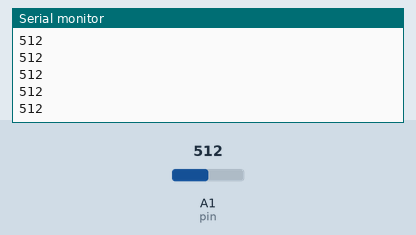
This sketch was run on a simulated Arduino Uno, built with avr-gcc and run on an emulated ATmega328P. Parts: the last lines printed to the serial monitor. The inputs (shaded band) are chosen by the test bench; at power-on: A1 (pin) = 512.

Above: at 1.2 s.
1.3 s: A1 (pin) set to 716
At 1.9 s:
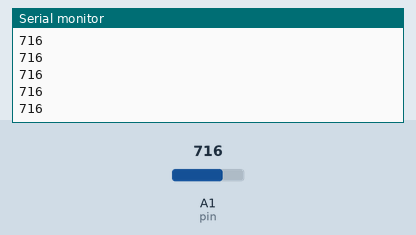
2.8 s: A1 (pin) set to 900
At 3.3 s:
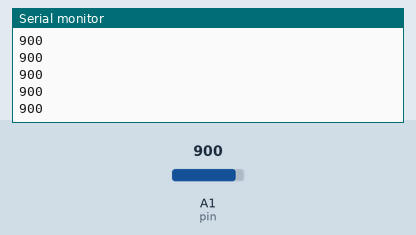
Timing chart, 0 to 5.8 s (numbered marks = the images above; inputs shaded):
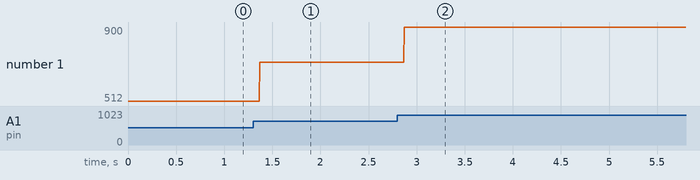

Measured:
- after the input at 1.3 s, the serial monitor: prints a new line after 0.07 s (image 1)
- after the input at 2.8 s, the serial monitor: prints a new line after 0.07 s (image 2)
- plotted number 1: 512 → 716 after the input at 1.3 s, 716 → 900 after the input at 2.8 s

The sketch:

IR.ino
```cpp
int pin = A1;
void setup(){
   pinMode(pin, INPUT);
   Serial.begin(9600);
}

void loop(){
  Serial.println(analogRead(pin));
}
```
